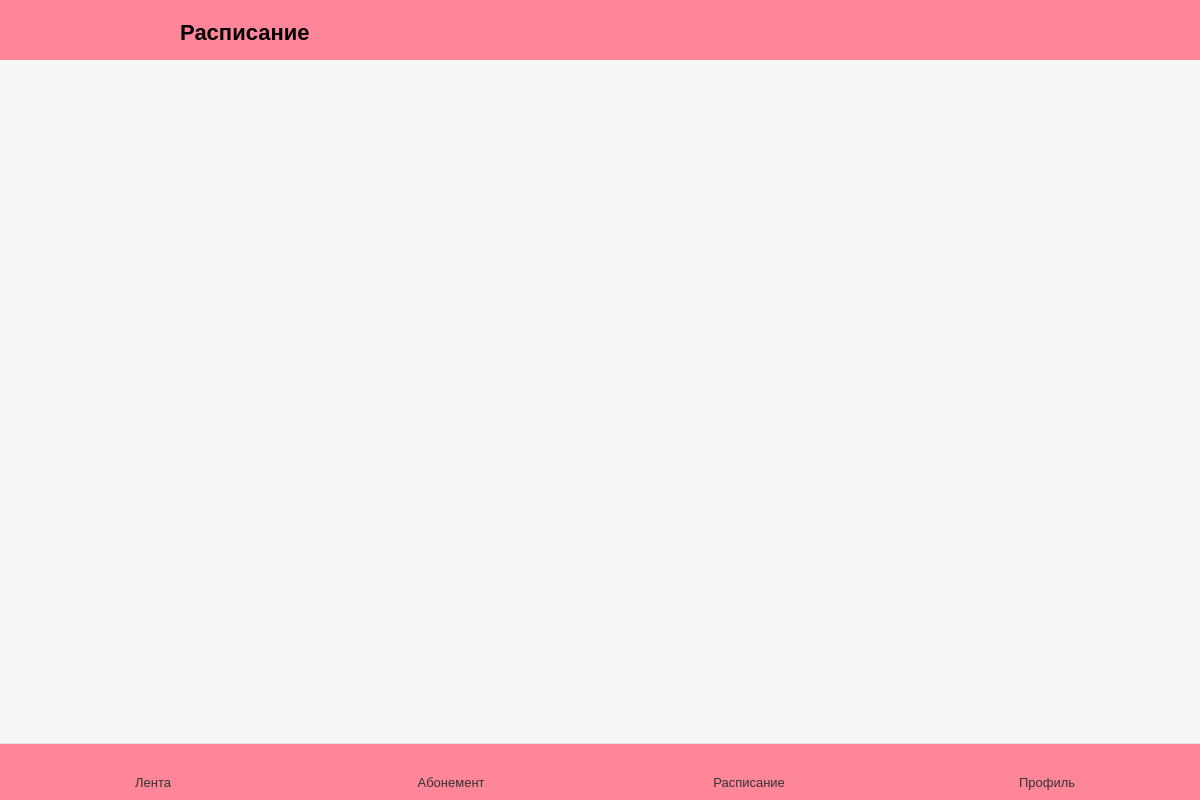
/main/procedure/schedule/list/1, run on an earlier commit of the app's database.
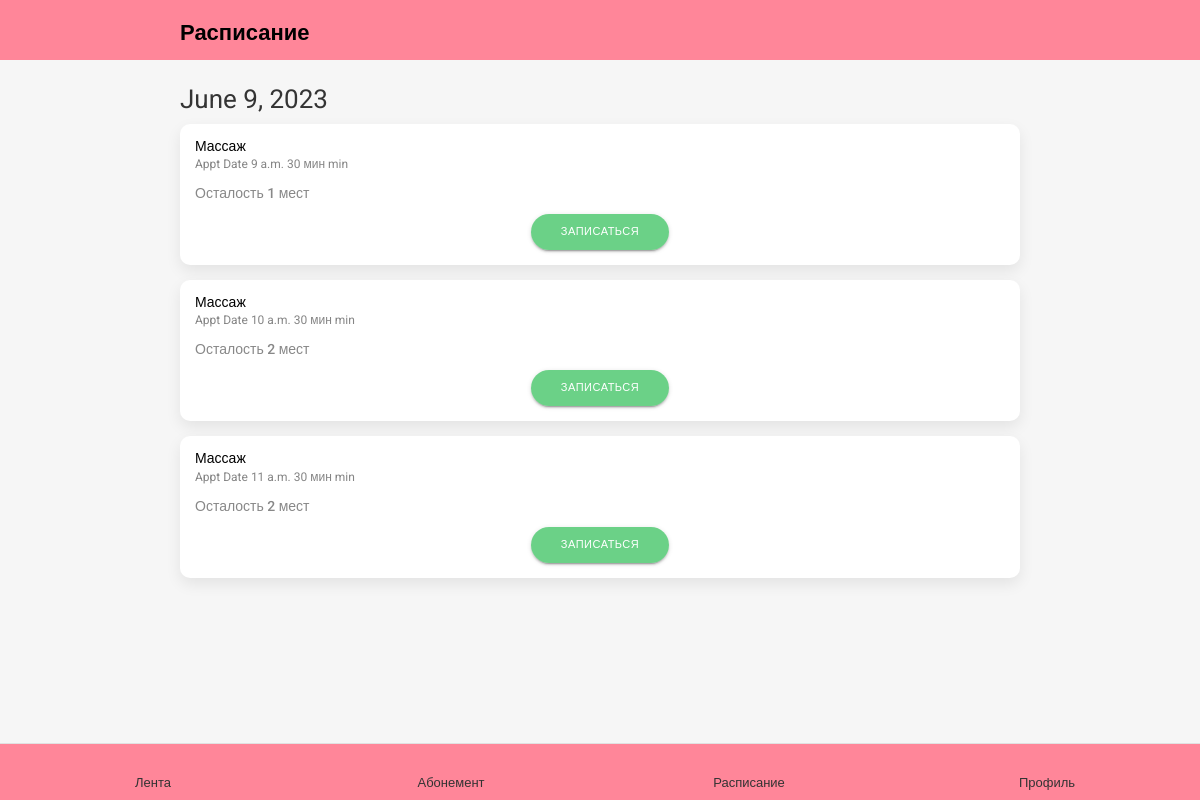
And on a later commit of the database.
### main_app/models.py (models this page shows, shortened)
class Schedule(models.Model):
    date = models.DateField()
    time = models.TimeField()
    procedure = models.ForeignKey(Procedure, on_delete=models.CASCADE)
    places_left = models.IntegerField()

class Procedure(models.Model):
    title = models.CharField(max_length=100)
    img = models.ImageField(upload_to='images')
    description = models.TextField()
    category = models.ForeignKey(ProcedureCategory, on_delete=models.CASCADE)
    address = models.CharField(max_length=100)
    phone_number = models.CharField(max_length=100)
    duration = models.IntegerField()
    limit = models.IntegerField()

### main_app/views.py (the view)
# urls.py: path('procedure/schedule/list/<int:pk>', views.ScheduleView.as_view(),
class ScheduleView(TemplateResponseMixin, View):
    template_name = 'schedule.html'
    def get(self, request, *args, **kwargs):
        pk = self.kwargs.get('pk')
        procedure = Procedure.objects.get(pk=pk)
        schedules = Schedule.objects.filter(procedure=procedure)
        return self.render_to_response({
            'schedules': schedules, 'pk': pk
            })

### templates/schedule.html (shortened to what this page needs)
{% extends 'base.html' %}
{% load static %}
{% load widget_tweaks %}
{% block content %}
<div class="main-wrapper">
	<div class="navbar">
		<div class="container">
			<div class="panel-control-left">
				<a href="faq.html#" data-activates="slide-out-left" class="sidenav-control-left">
					<div class="site-title">
						<h1>Расписание</h1>
					</div>
				</a>
			</div>
			<div class="panel-control-right">
				<a href="faq.html#" data-activates="slide-out-right" class="sidenav-control-right">
					<i class="fa fa-sign-out" aria-hidden="true"></i>
				</a>
			</div>
		</div>
	</div>
	<div class="cart-section section-gap-top-30" style="margin-top: 80px">
	    <div class="container">
	    	<h4>{% regroup schedules by date as schedule_list %}</h4>
	    	<div class="patient-appointments-col">
	    		{% for schedule in schedule_list %}
	    		<h4 style="margin-bottom: 10px">{{ schedule.grouper }}</h4>
	    			{% for item in schedule.list %}
		    		<div class="patient-widget">
		    			<div class="invoice-widget">
		    				<div class="pat-info-left">
		    					<div class="pat-info-cont">
		    						<h4 class="pat-name"><a href="#">{{ item.procedure.title }}</a></h4>
		    						<div class="patient-details-col">
		    							<span class="">Appt Date {{ item.time }}
			{{ item.procedure.duration }} мин min</span>
		    						</div>
		    						<div class="hour-col">
		    							<div>
		    								<span class="hours">Осталость {{ item.places_left }} мест</span>
		    							</div>
		    						</div>
		    					</div>
		    				</div>
		    			</div>
		    			<div class="status-col">
		    				<form action="{% url 'main:record_save' %}" method="POST">
								<input type="submit" value="записаться" class="btn success">
							</form>
		    			</div>
		    		</div>
		    		{% endfor %}
	    		{% endfor %}
	    	</div>
	    </div>
	</div>
</div>
{% endblock %}

What changed in the data, as far as the page shows it:
added Schedule: grouper "June 9, 2023", procedure "Массаж", time "9 a.m.", procedure.duration "30", places_left "1"
added Schedule: procedure "Массаж", time "10 a.m.", procedure.duration "30", places_left "2"
added Schedule: procedure "Массаж", time "11 a.m.", procedure.duration "30", places_left "2"
